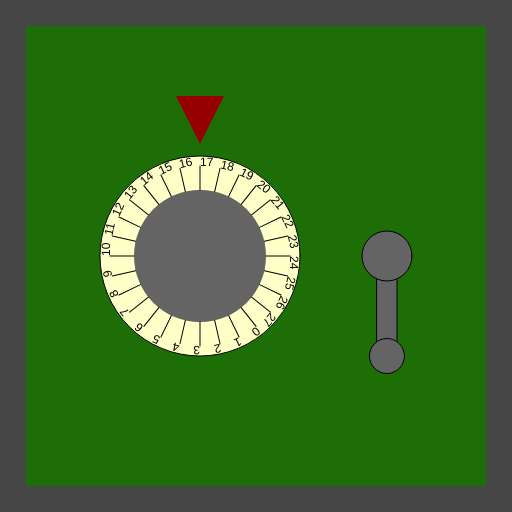
Frame 1 (no input)
Frame 60 (no input): identical to frame 1, image omitted
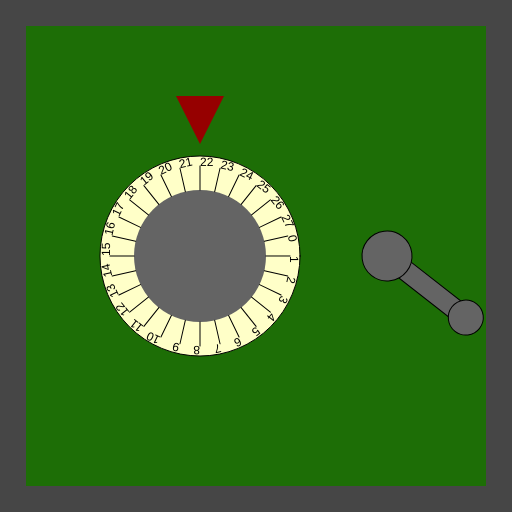
Frame 120 (the mouse pressed at the canvas centre since frame 60)

The p5.js sketch that drew these frames (run headless with seeded random() and noise() and a simulated clock; from frame 60 on, the mouse is pressed at the canvas centre):

// p5.js sketch
// ── sketch.js
/*

Officer: 5148740
CaseNum: 303-0-11929588-5148740

Case 303 - The Case of the Crooked Attorney
Stage 1 - Torvalds' Office

District Attorney Torvalds is well respected in Console City as an upstanding citizen and
enforcer of the law. Of course he’s as crooked as they come. I’ve had enough of having our
hard work at Sleuth and Co undermined by his bribes and back-payments. Let’s take take this
sucker down. I happen to know that Torvalds keeps his incriminating documents spread amongst
several safes in town. I’ll need you to bend the rules a little by breaking into them and
retrieving the incriminating evidence.

The first safe is in Torvald’s office. Crack it by doing the following:

	Whilst the mouse is being dragged:
	- Make restrictedStoreValue0 equal to 15

	Whilst the mouse is moving:
	- Make restrictedStoreValue0 equal to 17

	When the mouse button is pressed:
	- Make restrictedStoreValue0 equal to 22

	When the mouse button is released:
	- Make restrictedStoreValue0 equal to 2

	When any key is released:
	- Make restrictedStoreValue1 equal to 86

	When the mouse button is released:
	- Make restrictedStoreValue1 equal to 60

	When the mouse button is pressed:
	- Make restrictedStoreValue1 equal to 52

	Whilst the mouse is being dragged:
	- Make restrictedStoreValue1 equal to 65



There are many possible ways of investigating this case, but you
should use ONLY the following commands:

	- The assignment operator aka. the equals sign !

*/

//declare the variables

var restrictedStoreValue0;
var restrictedStoreValue1;


function preload()
{
	//IMAGES WILL BE LOADED HERE

}

function setup()
{
	createCanvas(512,512);

	//initialise the variables
	restrictedStoreValue0 = 0;
	restrictedStoreValue1 = 0;

}

///////////////////EVENT HANDLERS///////////////////

//Add your code to these events to open the safe ...

function mouseMoved()
{
	console.log("mouseMoved", mouseX, mouseY);
	restrictedStoreValue0 = 17;
}

function mouseDragged()
{
	console.log("mouseDragged", mouseX, mouseY);
	restrictedStoreValue0 = 15;
	restrictedStoreValue1 = 65;
}

function mousePressed()
{
	console.log("mousePressed");
	restrictedStoreValue0 = 22;
	restrictedStoreValue1 = 52;
}

function mouseReleased()
{
	console.log("mouseReleased");
	restrictedStoreValue0 = 2;
	restrictedStoreValue1 = 60;
}

function keyPressed()
{
	console.log("keyPressed", key);
}

function keyReleased()
{
	console.log("keyReleased", key);
	restrictedStoreValue1 = 86;
}

///////////////DO NOT CHANGE CODE BELOW THIS POINT///////////////////

function draw()
{


	//Draw the safe door
	background(70);
	noStroke();
	fill(29,110,6);
	rect(26,26,width-52,width-52);

	//Draw the combination dial
	push();
	translate(200,height/2);
	drawDial(200, restrictedStoreValue0, 28);
	pop();

	//Draw the lever
	push();
	translate(width - 125,256);
	drawLever(restrictedStoreValue1);
	pop();

}

function drawDial(diameter,num,maxNum)
{
	//the combination lock

	var r = diameter * 0.5;
	var p = r * 0.6;

	stroke(0);
	fill(255,255,200);
	ellipse(0,0,diameter,diameter);
	fill(100);
	noStroke();
	ellipse(0,0,diameter*0.66,diameter*0.66);
	fill(150,0,0);
	triangle(
		-p * 0.4,-r-p,
		p * 0.4,-r-p,
		0,-r-p/5
	);

	noStroke();

	push();
	var inc = 360/maxNum;

	rotate(radians(-num * inc));
	for(var i = 0; i < maxNum; i++)
	{
		push();
		rotate(radians(i * inc));
		stroke(0);
		line(0,-r*0.66,0,-(r-10));
		noStroke();
		fill(0);
		text(i,0,-(r-10));
		pop();
	}

	pop();
}

function drawLever(rot)
{
	push();
	rotate(radians(-rot))
	stroke(0);
	fill(100);
	rect(-10,0,20,100);
	ellipse(0,0,50,50);
	ellipse(0,100,35,35);
	pop();
}
